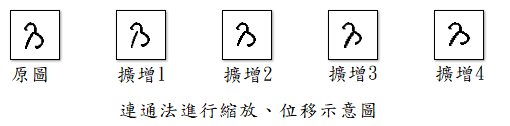
#> input picture 乃_CCL示意圖_修改.png, 510 x 126 px
$ python -i CCLabel.py   (imports and definitions only)
#> lines starting #> are read from the running program, lines starting #| are printed output that depends on the picture; after the words box and inside, x2 and y2 are one past the last pixel; in counts of white or black regions, pixels touching at a corner belong together
# -*- coding: utf-8 -*-
"""
Created on Tue Mar 23 20:40:23 2021
@author: rodger
"""

from PIL import Image, ImageDraw
#import Image, ImageDraw

import sys
import math, random
from itertools import product
from ufarray import *

class CCLabel:

    def __init__(self, imgUrl):
#> called with imgUrl = '../乃_CCL示意圖_修改.png'
        self._imgUrl = imgUrl
        self._labels = None
        self._output_img = None

        # print('CCLabel')
        img = Image.open(imgUrl)
#> img is the input picture: PIL image 510x126 RGBA; mean R, G, B, A 241, 241, 240.9, 255
        # Threshold the image, this implementation is designed to process b+w
        # images only
        img = img.point(lambda p: p > 190 and 255)
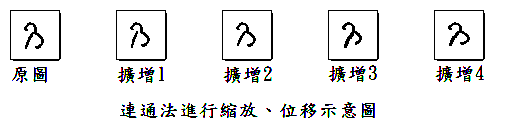
#> img: PIL image 510x126 RGBA; mean R, G, B, A 236.1, 236.1, 236.3, 255
        img = img.convert('1')
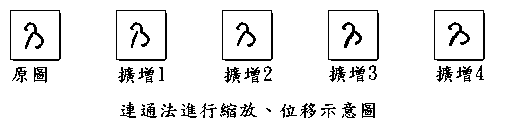
#> img: PIL image 510x126 1; 92.6% white; black in thin lines or dots, all inside (x1, y1, x2, y2) = (10, 10, 485, 118)
        # labels is a dictionary of the connected component data in the form:
        #     (x_coordinate, y_coordinate) : component_id
        #
        # if you plan on processing the component data, this is probably what you
        # will want to use
        #
        # output_image is just a frivolous way to visualize the components.
        (self._labels, self.partImgs, self._output_img) = self.run(img)
        # print(len(self._output_img1))
        # output_img.save('output_img.jpg')
        # output_img.show()

    # [346 lines left out: functions saveColor, hasParts, save, getAugmentedImgs, getCoreCrop, getTrans and 11 more, not called in this run]

    def run(self, img):
        data = img.load()
        width, height = img.size
#> width = 510; height = 126

        # Union find data structure
#> (the run stopped early here; a loop or call above may not have finished)

$ run again, on 擴充資料平均.png
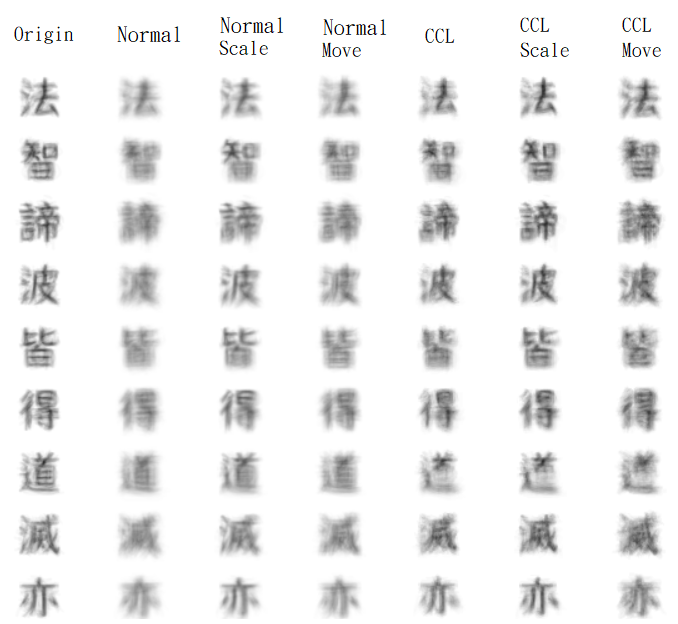
#> input picture 擴充資料平均.png, 678 x 624 px
#> in __init__, img is the input picture: PIL image 678x624 RGBA; mean R, G, B, A 238, 238, 238, 255
#> in __init__, `img = img.point(lambda p: p > 190 and 255)`:
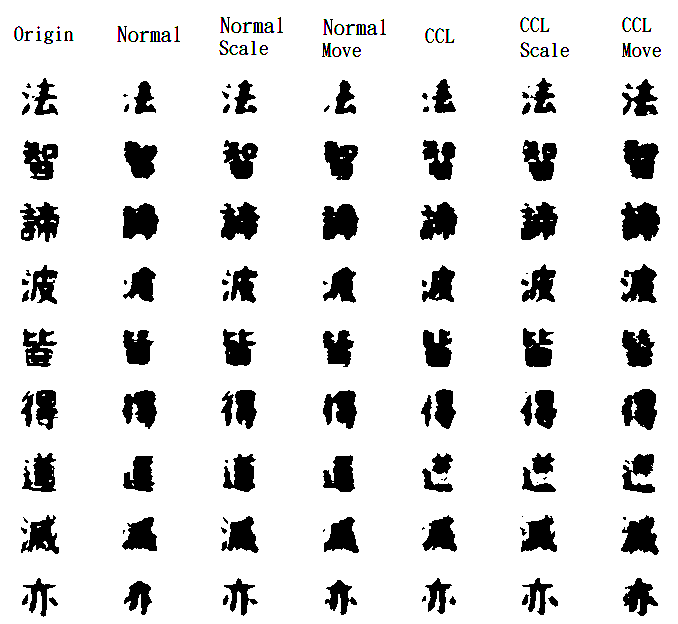
#> img: PIL image 678x624 RGBA; mean R, G, B, A 223.8, 223.8, 223.7, 255
#> in __init__, `img = img.convert('1')`:
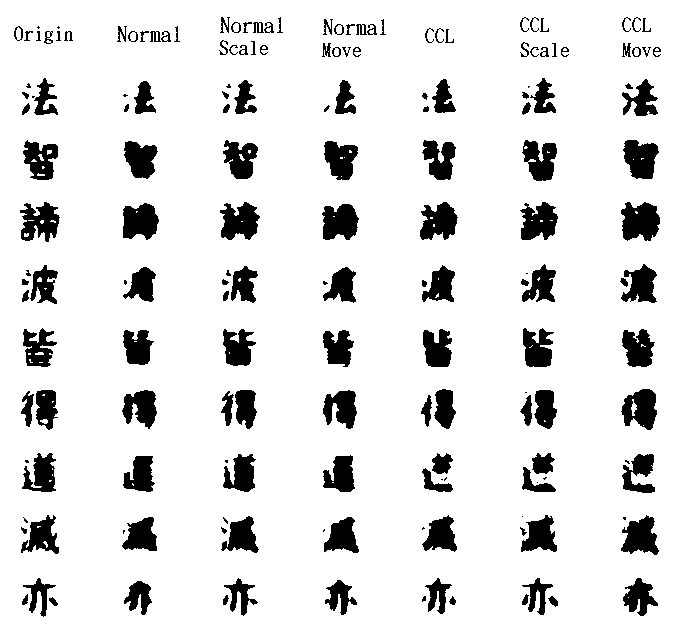
#> img: PIL image 678x624 1; 87.8% white; 175 black regions (28 under 20 px), largest, box (x1, y1, x2, y2) and area: (621, 202, 660, 241) 1160, (220, 202, 260, 240) 1036, (322, 204, 359, 240) 1029
